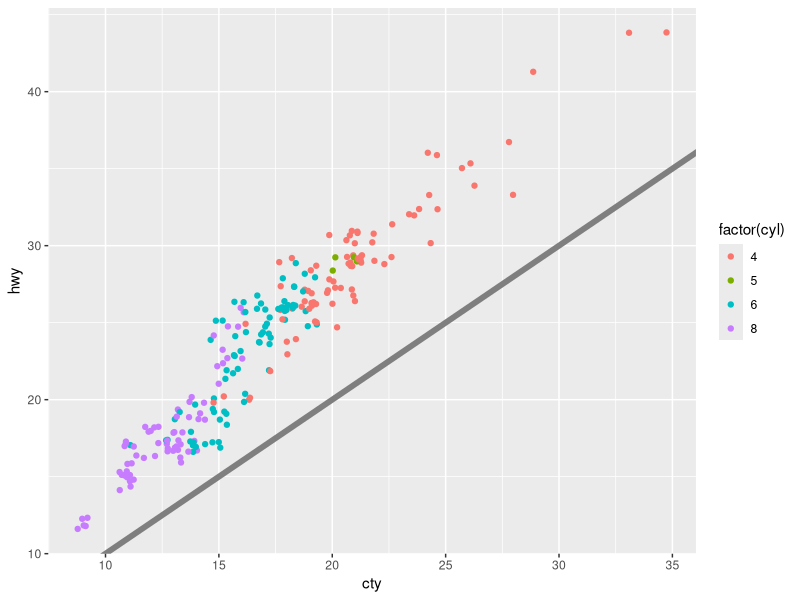
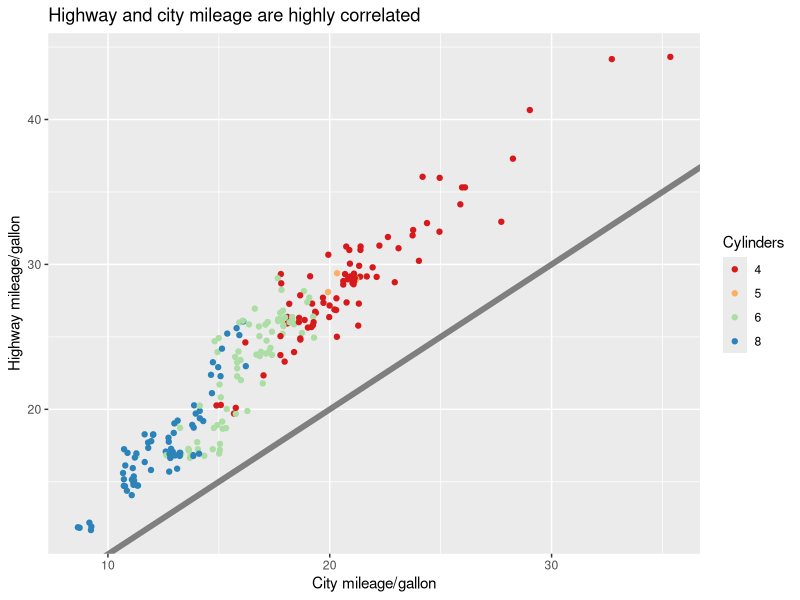
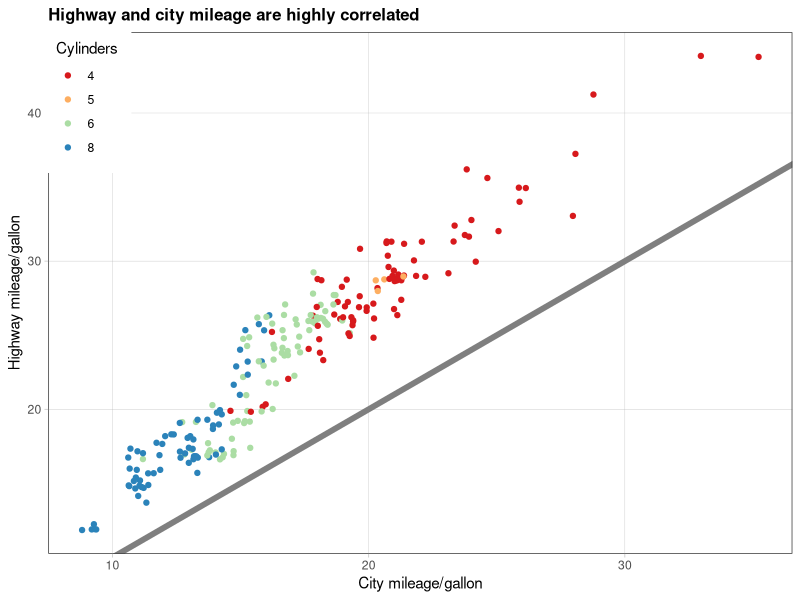
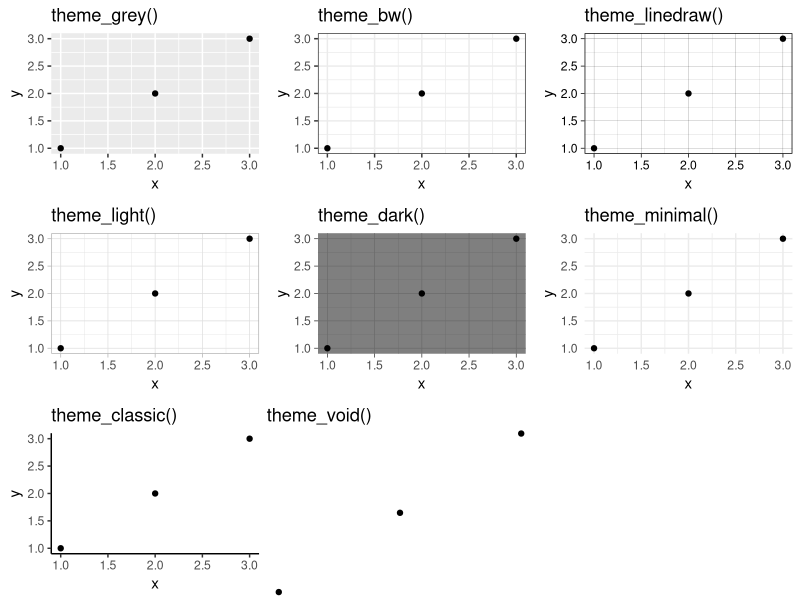
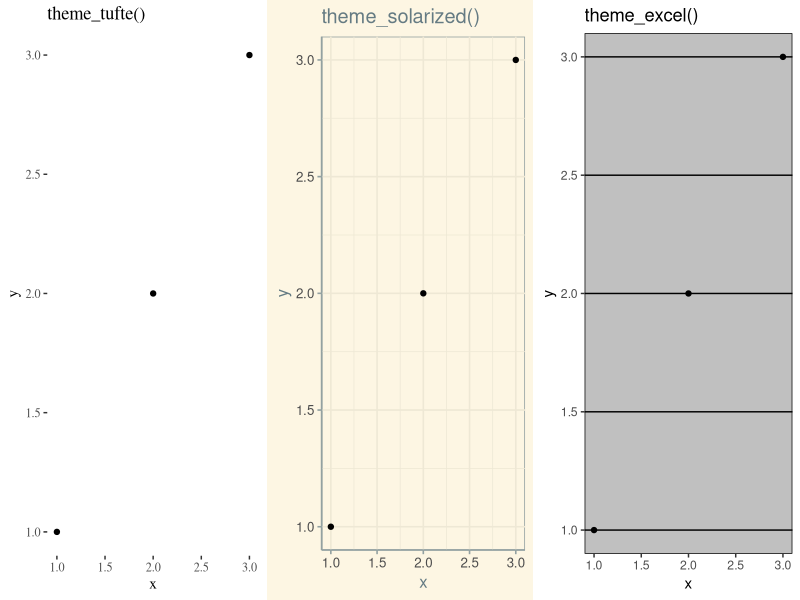
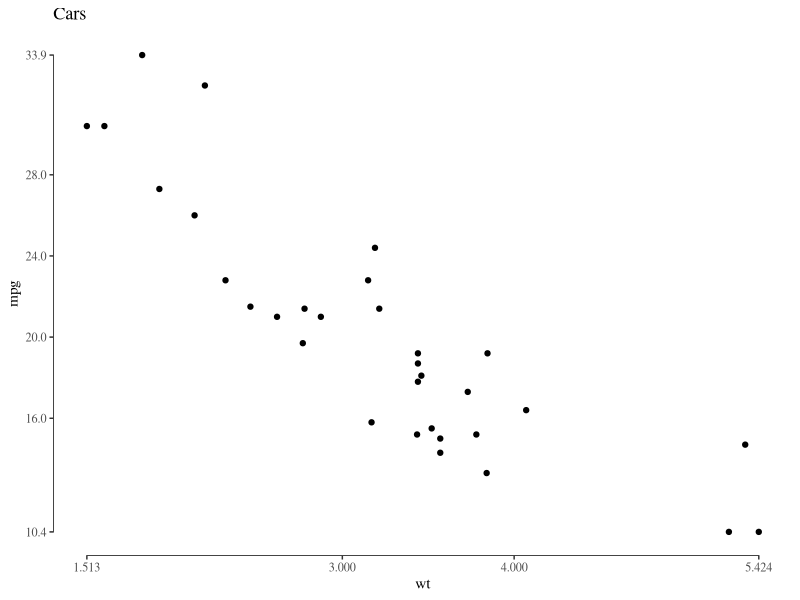
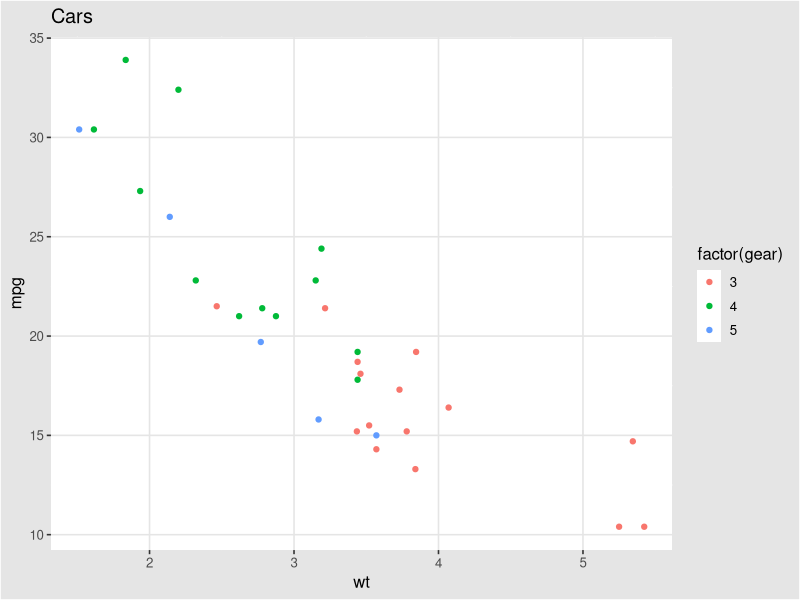
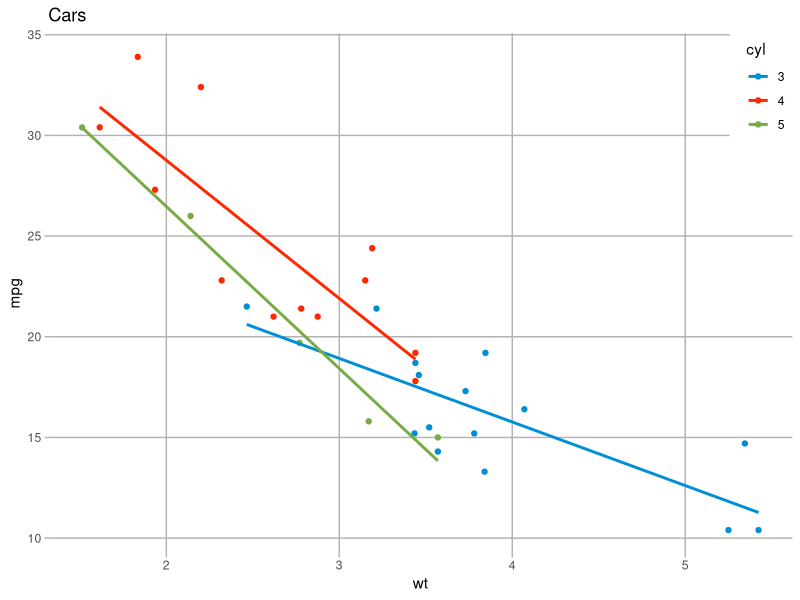

Recreate these plots in R, in order.
## ---- chunk 1
library(tidyverse)
library(knitr)
library(kableExtra)
library(gridExtra)
## ---- chunk 2
base <- ggplot(mpg, aes(cty, hwy, color = factor(cyl))) +
  geom_jitter() +
  geom_abline(colour = "grey50", size = 2)
base
## ---- chunk 3
labelled <- base +
  labs(
    x = "City mileage/gallon",
    y = "Highway mileage/gallon",
    colour = "Cylinders",
    title = "Highway and city mileage are highly correlated"
  ) +
  scale_colour_brewer(type = "seq", palette = "Spectral")
labelled
## ---- chunk 4
styled <- labelled + 
  theme_bw() +
  theme(
    plot.title = element_text(face = "bold", size = 12),
    legend.background = element_rect(fill = "white", size = 4, colour = "white"),
    legend.position = c(0, 1),
    legend.justification = c(0, 1), # 범례 왼쪽 위 모서리 위치 설정
    axis.ticks = element_line(colour = "grey70", size = 0.2),
    panel.grid.major = element_line(colour = "grey70", size = 0.1),
    panel.grid.minor = element_blank()
  )
styled
## ---- chunk 5
df <- data.frame(x = 1:3, y = 1:3)
base <- ggplot(df, aes(x, y)) + geom_point()
grid.arrange(
base + theme_grey() + ggtitle("theme_grey()"),
base + theme_bw() + ggtitle("theme_bw()"),
base + theme_linedraw() + ggtitle("theme_linedraw()"),
base + theme_light() + ggtitle("theme_light()"),
base + theme_dark() + ggtitle("theme_dark()"),
base + theme_minimal() + ggtitle("theme_minimal()"),
base + theme_classic() + ggtitle("theme_classic()"),
base + theme_void() + ggtitle("theme_void()"), nrow = 3, ncol = 3)
## ---- chunk 6
library(ggthemes)
grid.arrange(
base + theme_tufte() + ggtitle("theme_tufte()"),
base + theme_solarized() + ggtitle("theme_solarized()"),
base + theme_excel() + ggtitle("theme_excel()"), ncol = 3)
## ---- chunk 7
p <- ggplot(mtcars, aes(x = wt, y = mpg)) +
    geom_point() +
    ggtitle("Cars")

p + geom_rangeframe() +
    theme_tufte() +
    scale_x_continuous(breaks = extended_range_breaks()(mtcars$wt)) + # 축의 구분을 변수의 범위로한다.
    scale_y_continuous(breaks = extended_range_breaks()(mtcars$mpg))


p2 <- ggplot(mtcars, aes(x = wt, y = mpg, colour = factor(gear))) +
    geom_point() +
    ggtitle("Cars")

p2 + theme_igray() # 회색과 흰색을 inverse 

p2 + geom_smooth(method = "lm", se = FALSE) +
    scale_color_fivethirtyeight("cyl") +
    theme(
          panel.background = element_rect(fill = "white"),
          axis.ticks = element_line(colour = "grey70"),
          panel.grid.major = element_line(colour = "grey70"),
          legend.background = element_rect(fill = "white", size = 6, colour = "white"),
          legend.justification = c(1, 1),
          legend.position = c(1, 1)
          )

p2 + geom_smooth(method = "lm", se = FALSE) +
    scale_color_ptol("cyl") +
    theme_minimal()

p2 + theme_wsj() + scale_colour_wsj("colors6", "") # The Wall Street Journal. 
# 두 번째 인자를 설정해줘야한다.


## ---- chunk 8
base_t <- base + labs(title = "This is a ggplot") + xlab(NULL) + ylab(NULL)
grid.arrange(
base_t + theme(plot.title = element_text(size = 16)),
base_t + theme(plot.title = element_text(face = "bold", colour = "red")),
base_t + theme(plot.title = element_text(hjust = 1)), ncol = 3)
## ---- chunk 9
# The margins here look asymmetric because there are also plot margins
grid.arrange(
base_t + theme(plot.title = element_text(margin = margin())), # 제목주변의 여백이 사라짐
base_t + theme(plot.title = element_text(margin = margin(t = 10, b = 10))), # 제목 위와 아래의 여백이 생김
base_t + theme(axis.title.y = element_text(margin = margin(r = 10))), ncol = 3)
## ---- chunk 10
grid.arrange(
  base + theme(panel.grid.major = element_line(colour = "black")),
  base + theme(panel.grid.major = element_line(size = 2)),
  base + theme(panel.grid.major = element_line(linetype = "dotted")), ncol = 3
)
## ---- chunk 11
grid.arrange(
base + theme(plot.background = element_rect(fill = "grey80", colour = NA)),
base + theme(plot.background = element_rect(colour = "red", size = 2)),
base + theme(panel.background = element_rect(fill = "linen")), ncol = 3)
## ---- chunk 12
base
last_plot() + theme(panel.grid.minor = element_blank())
last_plot() + theme(panel.grid.major = element_blank()) 
## ---- chunk 13
last_plot() + theme(panel.background = element_blank())
last_plot() + theme(
  axis.title.x = element_blank(),
  axis.title.y = element_blank()
)
last_plot() + theme(axis.line = element_line(colour = "grey50"))
## ---- chunk 14
old_theme <- theme_update(
  plot.background = element_rect(fill = "lightblue3", colour = NA),
  panel.background = element_rect(fill = "lightblue", colour = NA),
  axis.text = element_text(colour = "linen"),
  axis.title = element_text(colour = "linen")
)
base
theme_set(old_theme)
base
## ---- chunk 15
base + theme(plot.background = element_rect(colour = "grey50", size = 2))
base + theme(
  plot.background = element_rect(colour = "grey50", size = 2),
  plot.margin = margin(2, 2, 2, 2)
)
base + theme(plot.background = element_rect(fill = "lightblue"))
## ---- chunk 16
df <- data.frame(x = 1:3, y = 1:3)
base <- ggplot(df, aes(x, y)) + geom_point()

# Accentuate the axes
base + theme(axis.line = element_line(colour = "grey50", size = 1))
# Style both x and y axis labels
base + theme(axis.text = element_text(color = "blue", size = 12))
# Useful for long labels
base + theme(axis.text.x = element_text(angle = -90, vjust = 0.5))
## ---- chunk 17
df <- data.frame(
  x = c("label", "a long label", "an even longer label"),
  y = 1:3
)
base <- ggplot(df, aes(x, y)) + geom_point()
base
base +
  theme(axis.text.x = element_text(angle = -30, vjust = 1, hjust = 0)) +
  xlab(NULL) +
  ylab(NULL)
## ---- chunk 18
df <- data.frame(x = 1:4, y = 1:4, z = rep(c("a", "b"), each = 2))
base <- ggplot(df, aes(x, y, colour = z)) + geom_point()
grid.arrange(
base + theme(
  legend.background = element_rect(
    fill = "lemonchiffon",
    colour = "grey50",
    size = 1
  )
),
base + theme(
  legend.key = element_rect(color = "grey50"),
  legend.key.width = unit(0.9, "cm"),
  legend.key.height = unit(0.75, "cm")
),
base + theme(
  legend.text = element_text(size = 15),
  legend.title = element_text(size = 15, face = "bold")
), ncol = 3)
## ---- chunk 19
base <- ggplot(df, aes(x, y)) + geom_point()
grid.arrange(
# Modify background
base + theme(panel.background = element_rect(fill = "lightblue")),
# Tweak major grid lines
base + theme(
  panel.grid.major = element_line(color = "gray60", size = 0.8)
),
# Just in one direction
base + theme(
  panel.grid.major.x = element_line(color = "gray60", size = 0.8)
), ncol = 3)
## ---- chunk 20
base2 <- base + theme(plot.background = element_rect(colour = "grey50"))
grid.arrange(
# Wide screen
base2 + theme(aspect.ratio = 9/16), #aspect ratio : 가로세로 비율
# Long and skiny
base2 + theme(aspect.ratio = 2/1),
# Square
base2 + theme(aspect.ratio = 1), ncol = 3)
## ---- chunk 21
df <- data.frame(x = 1:4, y = 1:4, z = c("a", "a", "b", "b"))
base_f <- ggplot(df, aes(x, y)) + geom_point() + facet_wrap(~z)
base_f
base_f + theme(panel.spacing = unit(0.5, "in"))
base_f + theme(
  strip.background = element_rect(fill = "grey20", color = "grey80", size = 1),
  strip.text = element_text(colour = "white")
)
## ---- chunk 22
base_f + theme_dark() + 
  theme(
  plot.background = element_rect(fill = "black"),
  axis.text = element_text(colour = "white"),
  axis.title = element_text(colour = "white"),
  axis.ticks = element_line(colour = "white")
                              )
## ---- chunk 23
base_f + 
  ggtitle("Elegant theme using linen and serif font") +
  theme(panel.background = element_rect(fill = "linen"),
        plot.title = element_text(family = "serif"))
## ---- chunk 24
base_f + 
  ggtitle("Elegant theme using linen and serif font", subtitle = "Explor the effects of hjust") +
  theme(panel.background = element_rect(fill = "linen"),
        plot.title = element_text(hjust = 0.5, family = "serif"))
